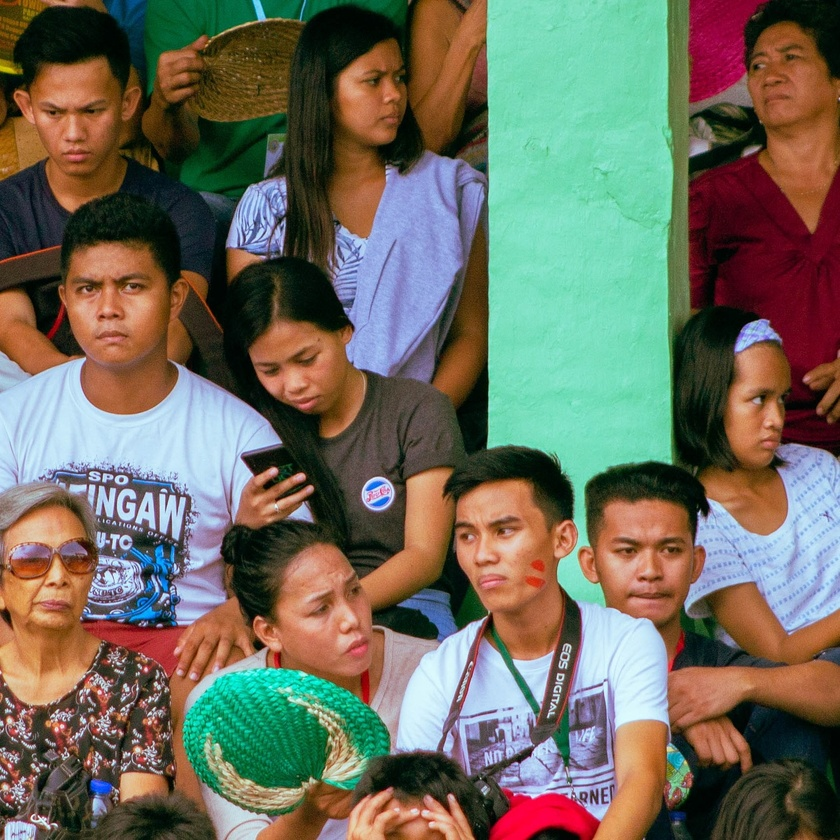
#> input picture L17_opencv/image-2.jpg, 840 x 840 px, shrunk from 1709 x 1710 before the run
$ python find_faces.py
#> lines starting #> are read from the running program, lines starting #| are printed output that depends on the picture; after the words box and inside, x2 and y2 are one past the last pixel; in counts of white or black regions, pixels touching at a corner belong together
import cv2
FRONTAL_FACE = "haarcascade_frontalface_default.xml"
IMAGE = 'image-2.jpg'
# создаем БД
faces_cascade_db = cv2.CascadeClassifier(cv2.data.haarcascades + FRONTAL_FACE)


# print(img.shape)
# print(img.ndim)
def main():
    img = cv2.imread(IMAGE)
#> img is the input picture: shape (840, 840, 3); mean B, G, R 94.5, 108.7, 111.7
    # print(img.shape)
    # print(img)
    img_gray = cv2.cvtColor(img, cv2.COLOR_BGR2GRAY)
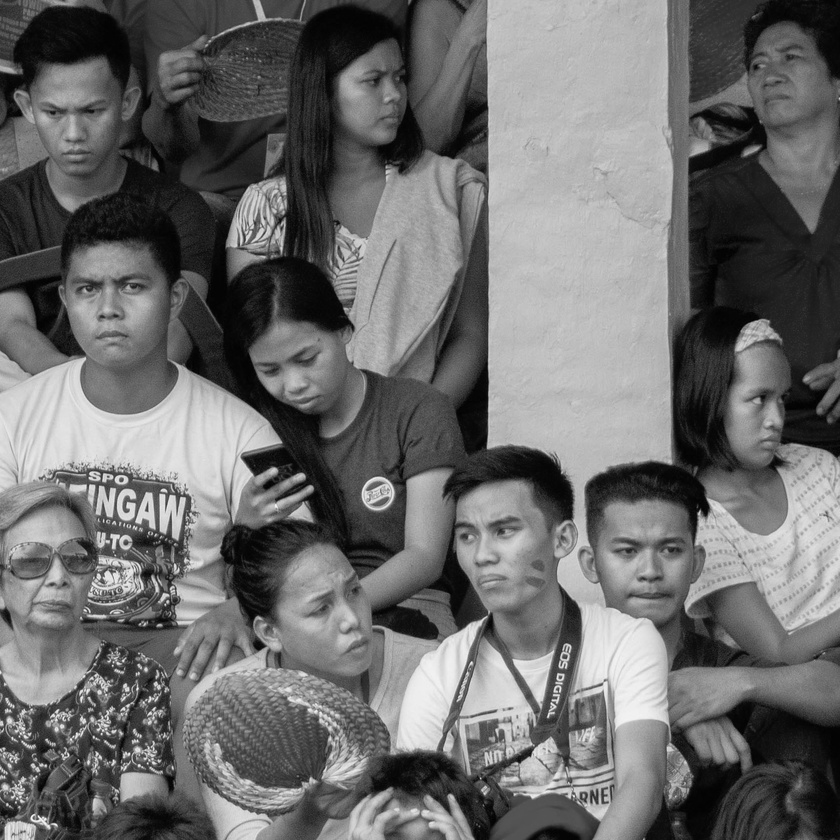
#> img_gray: shape (840, 840); min 0, max 250, mean 108
    # print(img_gray.shape)
    # print(img_gray)
    faces = faces_cascade_db.detectMultiScale(img_gray)
#> faces = [[354, 465, 54, 54], [733, 26, 90, 90], [439, 490, 104, 104], [20, 71, 109, 109], [52, 241, 115, 115], [715, 366, 81, 81], [338, 47, 92, 92], [587, 501, 121, 121], [4, 524, 105, 105], [423, 365, 311, 311]]
    # print(faces.shape) # (13, 4)- 13 лиц, 4 кооринаты (x,y,width,height)
    for i, (x, y, w, h) in enumerate(faces):
        pt1 = (x, y)# upper left
        pt2 = (x + w, y + h) # lower right
        B = (i * 10 + int(x) * i) % 255
        G = (i * 25 + int(y) * i) % 255
        color = (B, G, 255)
        thickness = 2
        cv2.rectangle(img, pt1, pt2, color, thickness)
#> this loop made 10 passes
#> (x, y, w, h, pt2, B, G, color) on passes 1 to 10: (354, 465, 54, 54, (408, 519), 0, 0, (0, 0, 255)), (733, 26, 90, 90, (823, 116), 233, 51, (233, 51, 255)), (439, 490, 104, 104, (543, 594), 133, 10, (133, 10, 255)), (20, 71, 109, 109, (129, 180), 90, 33, (90, 33, 255)), (52, 241, 115, 115, (167, 356), 248, 44, (248, 44, 255)), (715, 366, 81, 81, (796, 447), 55, 170, (55, 170, 255)), (338, 47, 92, 92, (430, 139), 48, 177, (48, 177, 255)), (587, 501, 121, 121, (708, 622), 99, 112, (99, 112, 255)), (4, 524, 105, 105, (109, 629), 112, 57, (112, 57, 255)), (423, 365, 311, 311, (734, 676), 72, 195, (72, 195, 255))
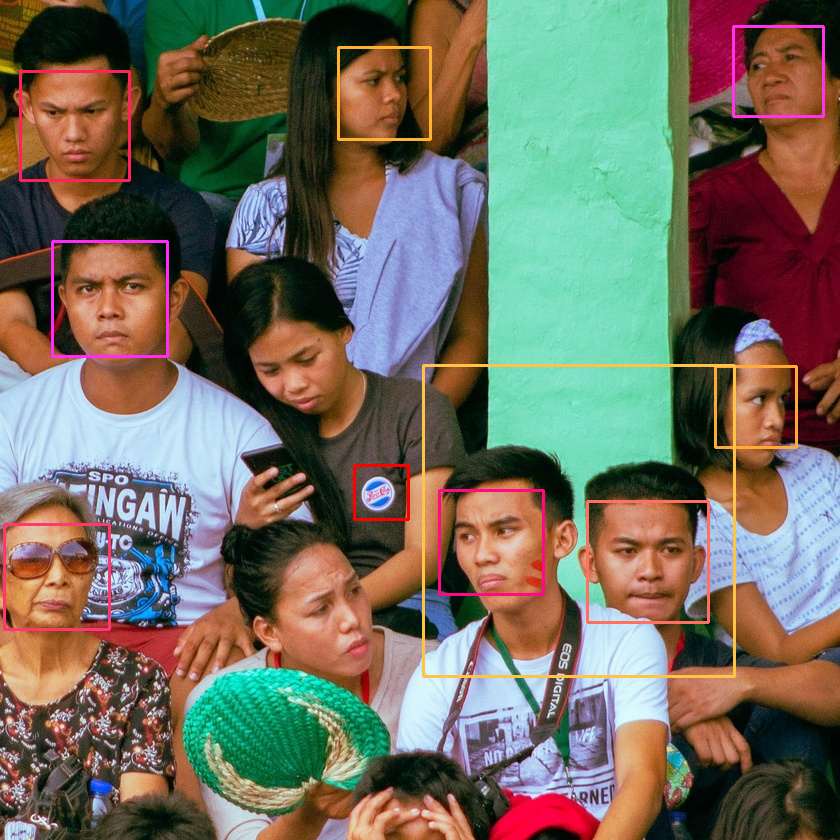
#> img: shape (840, 840, 3); 2% of pixels changed, all inside (x1, y1, x2, y2) = (3, 25, 825, 678)

    cv2.imshow("Image", img) #показать
    cv2.imwrite('IMG.jpg', img)
    while True:
        key = cv2.waitKey(0)
#> (key q is pressed here)
        if key == ord("q"):
            print("exit by key")
            break
    cv2.destroyWindow("Image") #разрушит окно

if __name__ == '__main__':
    main()
    cv2.destroyAllWindows()

$ run again, with L17_opencv/image-1.jpg copied over L17_opencv/image-2.jpg
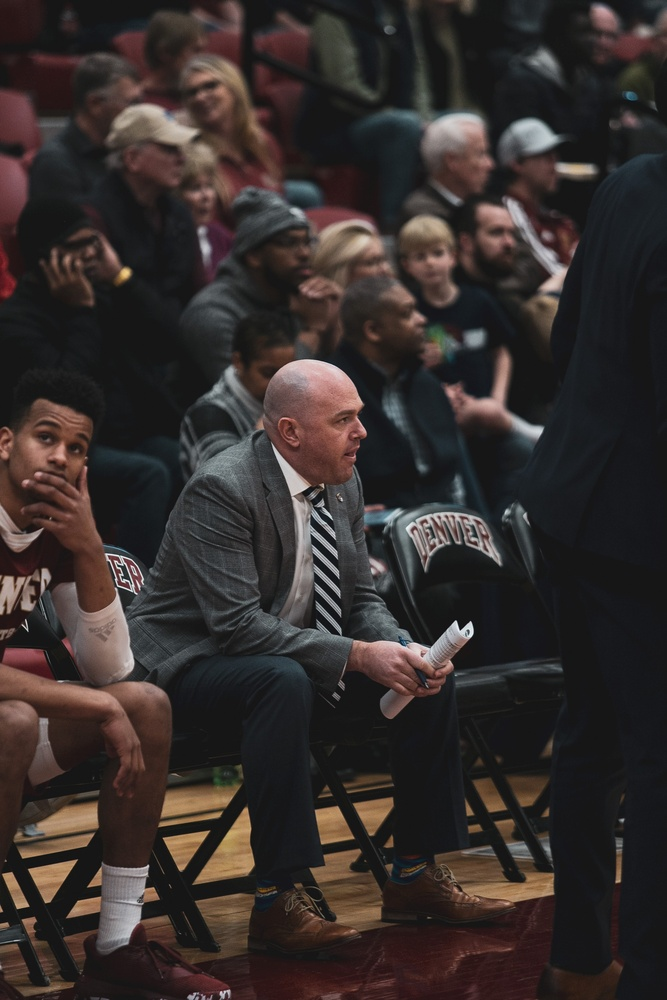
#> input picture L17_opencv/image-1.jpg, 667 x 1000 px, shrunk from 2080 x 3120 before the run
#> in main, img is the input picture: shape (1000, 667, 3); mean B, G, R 44.3, 46, 53.4
#> in main, `img_gray = cv2.cvtColor(img, cv2.COLOR_BGR2GRAY)`:
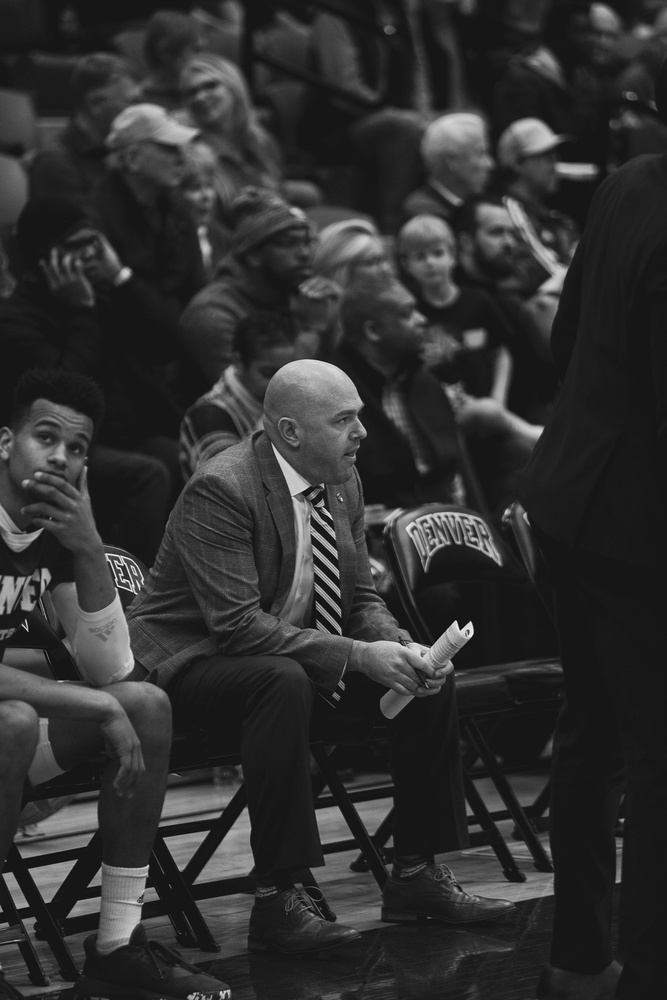
#> img_gray: shape (1000, 667); min 8, max 249, mean 48
#> faces = [[475, 210, 61, 61], [13, 404, 97, 97]]
#> the loop in main, `for i, (x, y, w, h) in enumerate(faces):` made 2 passes
#> (x, y, w, h, pt2, B, G, color) on passes 1 to 2: (475, 210, 61, 61, (536, 271), 0, 0, (0, 0, 255)), (13, 404, 97, 97, (110, 501), 23, 174, (23, 174, 255))
#> after the loop in main, `for i, (x, y, w, h) in enumerate(faces):`:
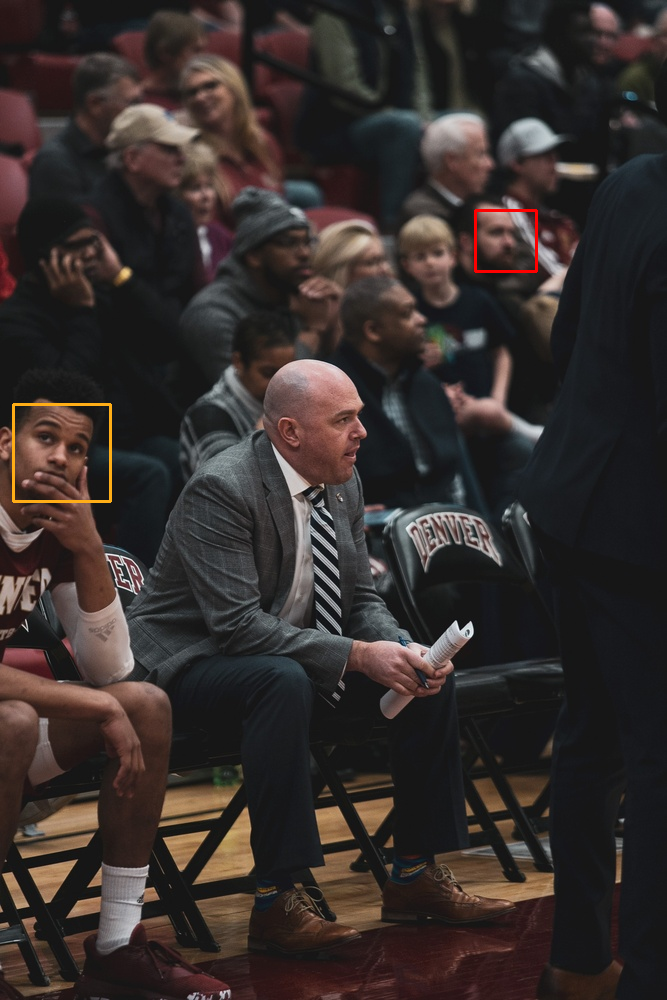
#> img: shape (1000, 667, 3); 0.28% of pixels changed, all inside (x1, y1, x2, y2) = (12, 209, 538, 503)

$ run again, with L17_opencv/face_detecting.png saved as L17_opencv/image-2.jpg
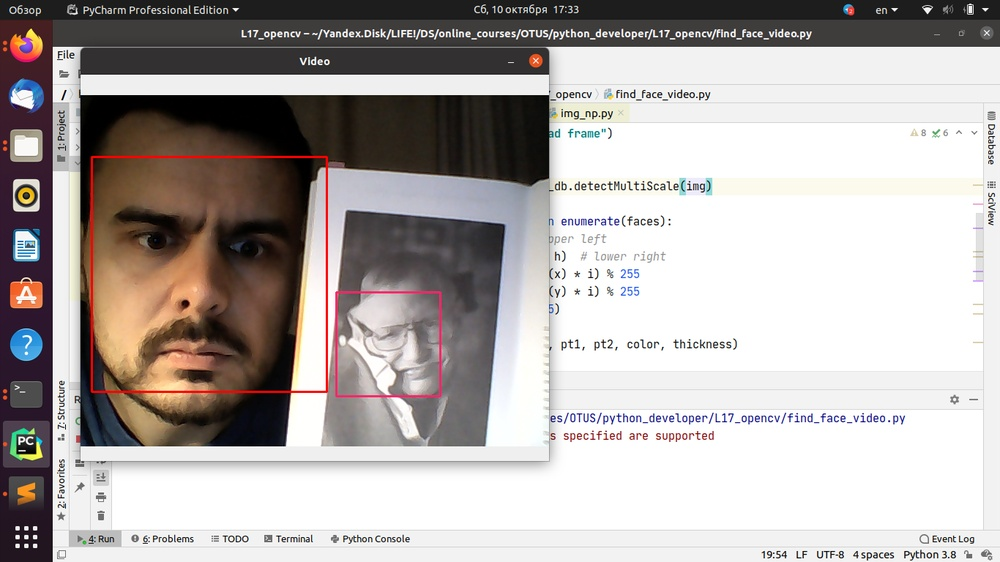
#> input picture L17_opencv/face_detecting.png, 1000 x 562 px, shrunk from 1366 x 768 before the run
#> in main, img is the input picture: shape (562, 1000, 3); mean B, G, R 170.3, 172.3, 178
#> in main, `img_gray = cv2.cvtColor(img, cv2.COLOR_BGR2GRAY)`:
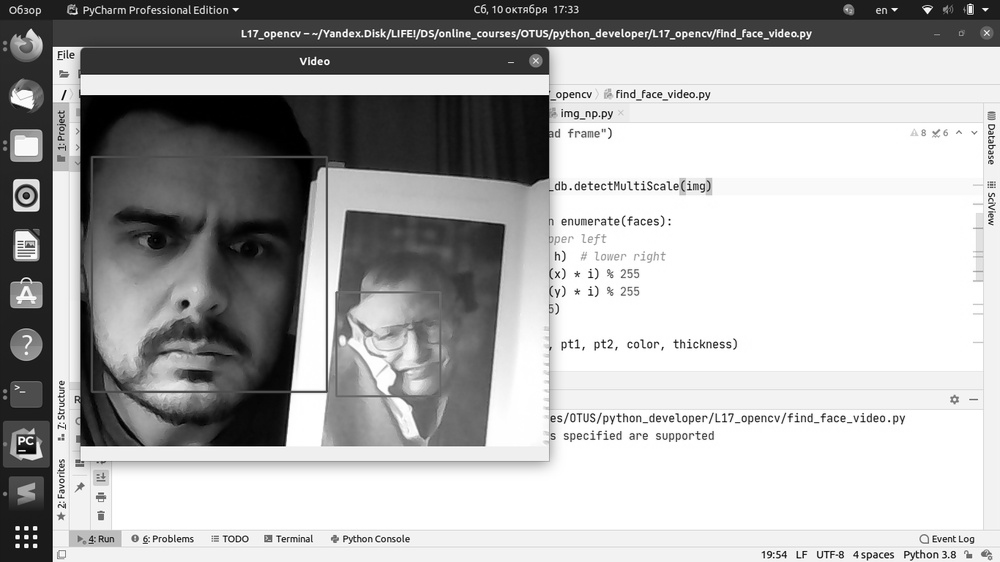
#> img_gray: shape (562, 1000); min 0, max 255, mean 173.8
#> faces = [[9, 231, 31, 31], [46, 56, 49, 49], [338, 302, 81, 81], [541, 312, 98, 98], [332, 273, 156, 156], [68, 145, 264, 264]]
#> the loop in main, `for i, (x, y, w, h) in enumerate(faces):` made 6 passes
#> (x, y, w, h, pt2, B, G, color) on passes 1 to 6: (9, 231, 31, 31, (40, 262), 0, 0, (0, 0, 255)), (46, 56, 49, 49, (95, 105), 56, 81, (56, 81, 255)), (338, 302, 81, 81, (419, 383), 186, 144, (186, 144, 255)), (541, 312, 98, 98, (639, 410), 123, 246, (123, 246, 255)), (332, 273, 156, 156, (488, 429), 93, 172, (93, 172, 255)), (68, 145, 264, 264, (332, 409), 135, 85, (135, 85, 255))
#> after the loop in main, `for i, (x, y, w, h) in enumerate(faces):`:
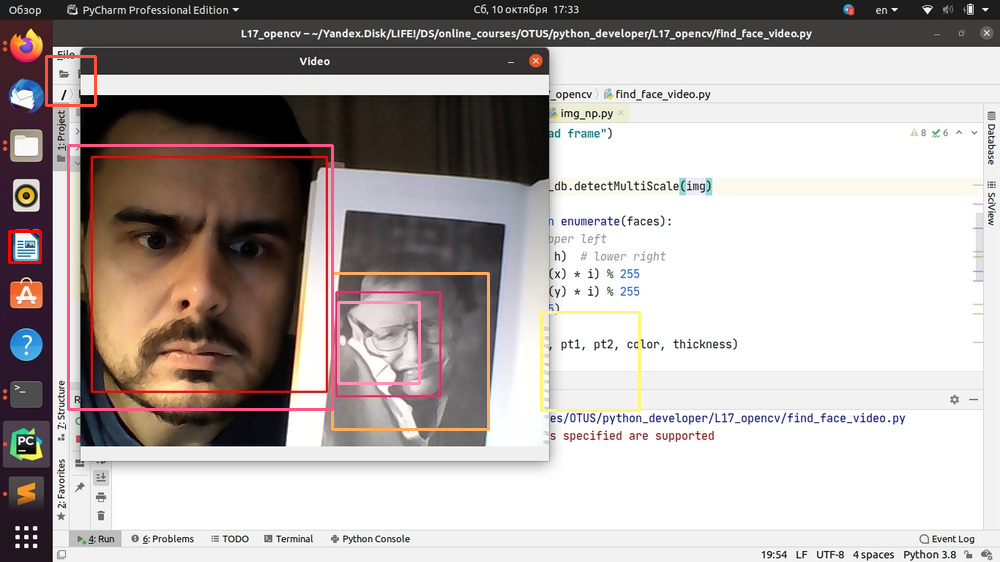
#> img: shape (562, 1000, 3); 1.37% of pixels changed, all inside (x1, y1, x2, y2) = (8, 55, 641, 431)

$ run again, with L17_opencv/Снимок экрана от 2020-10-10 17-38-15.png saved as L17_opencv/image-2.jpg
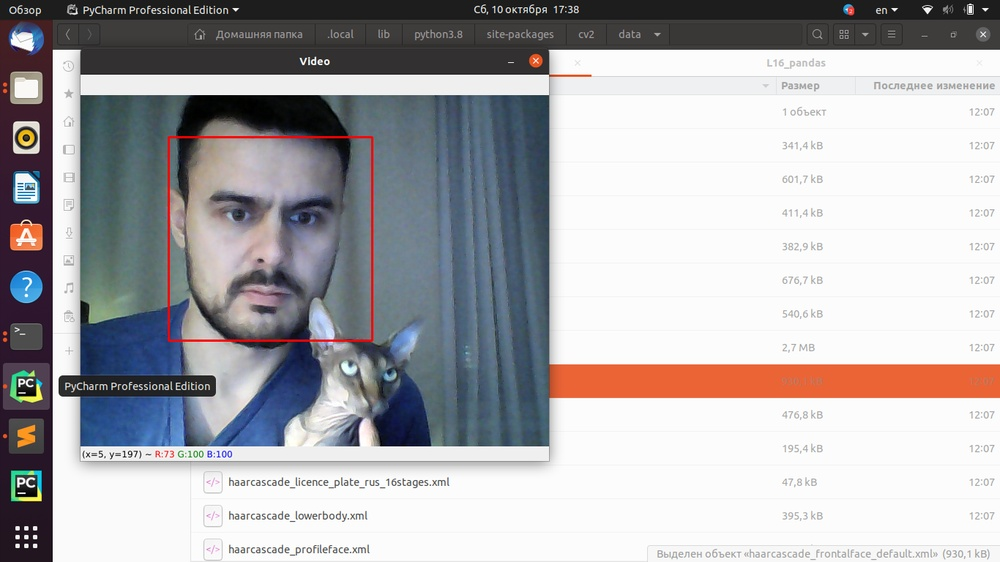
#> input picture L17_opencv/Снимок экрана от 2020-10-10 17-38-15.png, 1000 x 562 px, shrunk from 1366 x 768 before the run
#> in main, img is the input picture: shape (562, 1000, 3); mean B, G, R 174.4, 171.5, 172.9
#> in main, `img_gray = cv2.cvtColor(img, cv2.COLOR_BGR2GRAY)`:
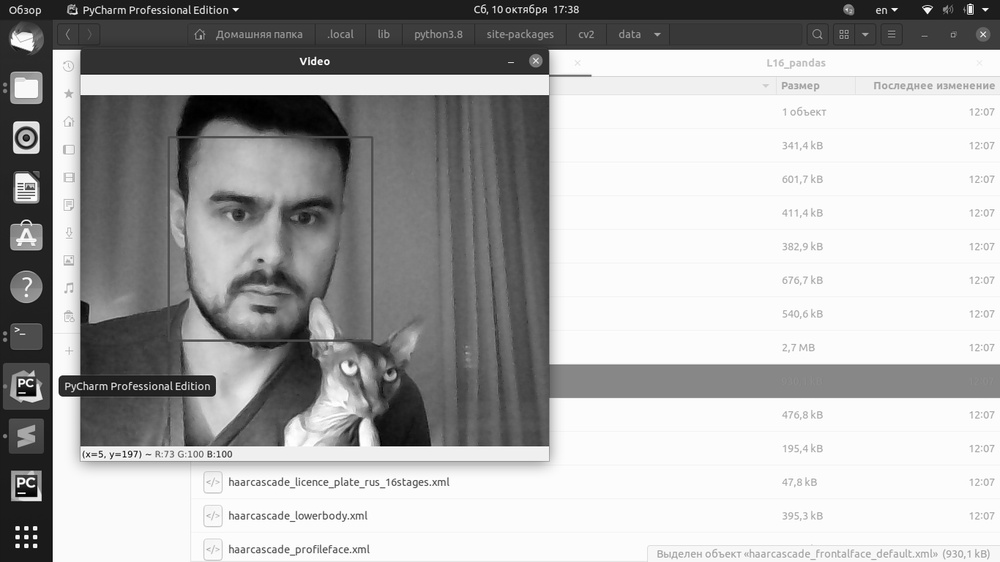
#> img_gray: shape (562, 1000); min 0, max 255, mean 172.3
#> faces = [[166, 134, 208, 208]]
#> the loop in main, `for i, (x, y, w, h) in enumerate(faces):` made 1 pass
#> (x, y, w, h, pt2, B, G, color) on pass 1: (166, 134, 208, 208, (374, 342), 0, 0, (0, 0, 255))
#> after the loop in main, `for i, (x, y, w, h) in enumerate(faces):`:
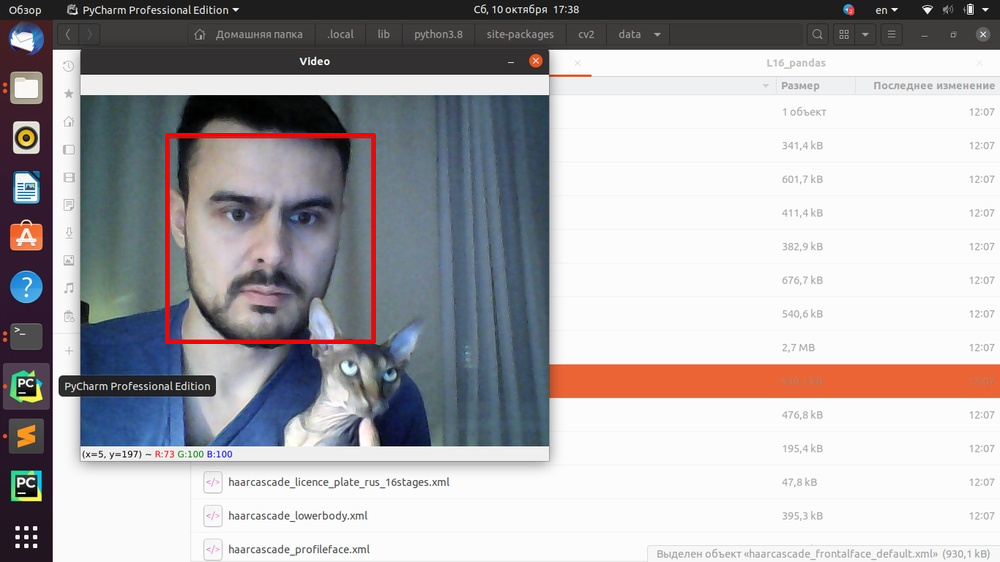
#> img: shape (562, 1000, 3); 0.44% of pixels changed, all inside (x1, y1, x2, y2) = (165, 133, 376, 344)
